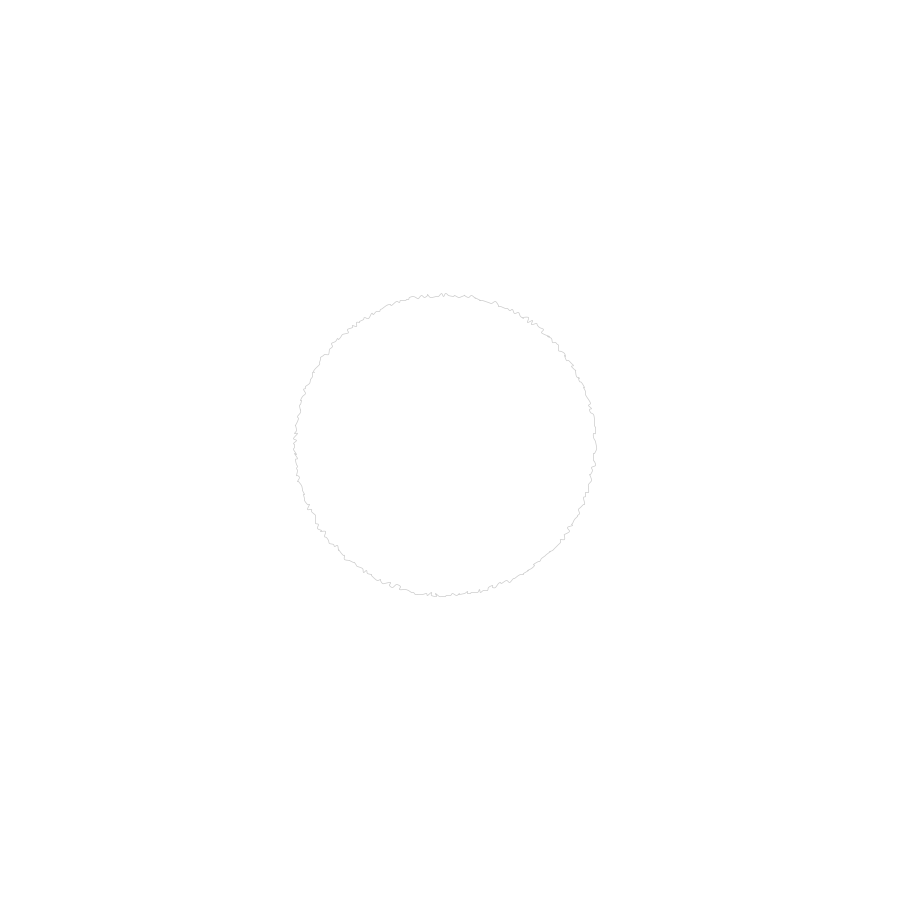
Frame 1 (no input)
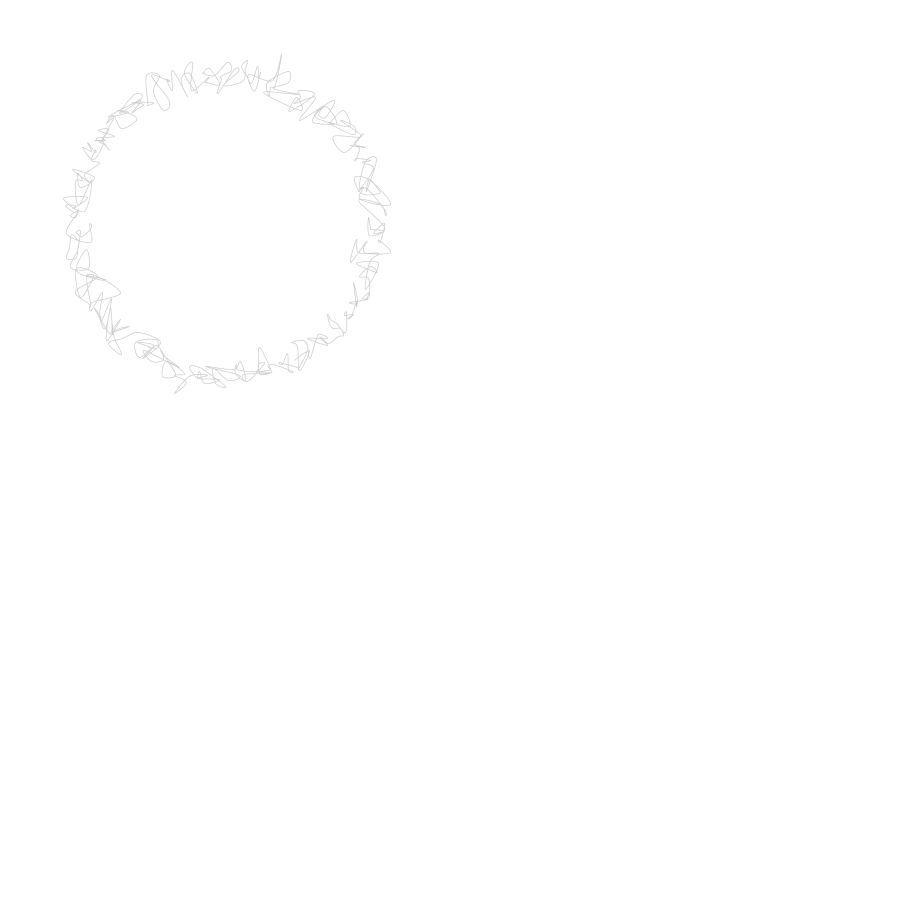
Frame 60 (the mouse pressed at the canvas centre just before this capture)
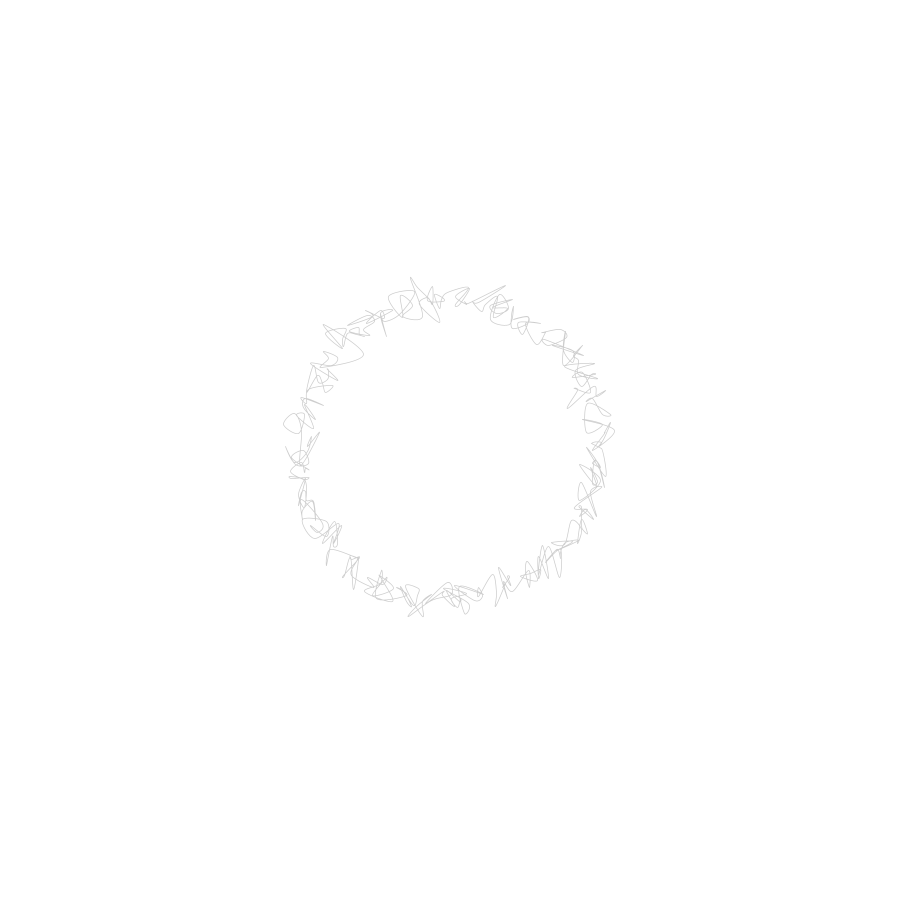
Frame 120 (the mouse held since frame 60 and released just before this capture)

The Processing sketch that drew these frames (run headless with seeded random() and noise(); from frame 60 on, the mouse is pressed at the canvas centre):

// Processing sketch: LerpCircle
// ── LerpCircle.pde
// P_2_2_3_01
//
// Generative Gestaltung – Creative Coding im Web
// ISBN: 978-3-87439-902-9, First Edition, Hermann Schmidt, Mainz, 2018
// Benedikt Groß, Hartmut Bohnacker, Julia Laub, Claudius Lazzeroni
// with contributions by Joey Lee and Niels Poldervaart
// Copyright 2018
//
// http://www.generative-gestaltung.de
//
// Licensed under the Apache License, Version 2.0 (the "License");
// you may not use this file except in compliance with the License.
// You may obtain a copy of the License at http://www.apache.org/licenses/LICENSE-2.0
// Unless required by applicable law or agreed to in writing, software
// distributed under the License is distributed on an "AS IS" BASIS,
// WITHOUT WARRANTIES OR CONDITIONS OF ANY KIND, either express or implied.
// See the License for the specific language governing permissions and
// limitations under the License.

/**
 * form mophing process by connected random agents
 *
 * MOUSE
 * click               : start a new circe
 * position x/y        : direction of floating
 *
 * KEYS
 * 1-2                 : fill styles
 * f                   : freeze. loop on/off
 * Delete/Backspace    : clear display
 * s                   : save png
 */
//'use strict';

int formResolution = 15;
int stepSize = 2;
int distortionFactor = 1;
int initRadius = 150;
int centerX;
int centerY;

ArrayList<Point> circle = new ArrayList<Point>();

boolean filled = false;
boolean freeze = false;

void setup() {
  size(900, 900);
  stroke(0, 50);
  strokeWeight(0.75);
  background(255);
  noFill();
  init(width / 2, height / 2);

  // noLoop();
}

void init(int x, int y) {
  // init shape
  centerX = x;
  centerY = y;

  circle.clear();
  // float angle = radians(floor(360 / formResolution));
  for (float angle = 0; angle < 360; angle++) {

    circle.add( new Point( (float)Math.cos(angle * Math.PI / 180) * initRadius, (float)Math.sin(angle * Math.PI / 180) * initRadius));
  }
}

void addRand() {

  circle.forEach( point -> {
    point.setX(point.getX() + random(-stepSize, stepSize));
    point.setY(point.getY() + random(-stepSize, stepSize));
  }
  );
}


void draw() {
  //// floating towards mouse position
  centerX += (mouseX - centerX) * 0.01;
  centerY += (mouseY - centerY) * 0.01;

  background(255);
  addRand();

  beginShape();

  circle.forEach( point -> {
    curveVertex(point.getX() + centerX, point.getY() + centerY);
  }
  );

  endShape(CLOSE);
}

void mousePressed() {

  init(mouseX, mouseY);
}


//void keyReleased() {
//  if (key == 's' || key == 'S') saveCanvas(gd.timestamp(), 'png');
//  if (keyCode == DELETE || keyCode == BACKSPACE) background(255);
//  if (key == '1') filled = false;
//  if (key == '2') filled = true;

//  // pauze/play draw loop
//  if (key == 'f' || key == 'F') freeze = !freeze;
//  if (freeze) {
//    noLoop();
//  } else {
//    loop();
//  }
//}

// ── Point.pde
public class Point {

    private float x;
    private float y;

    // Default constructor that sets the Point coordinates to (0, 0)
    public Point() {
        this.x = 0;
        this.y = 0;
    }

    // Constructor that takes x and y coordinates of the Point
    public Point(float x, float y) {
        this.x = x;
        this.y = y;
    }

    // Getter method for x coordinate
    public float getX() {
        return x;
    }

    // Setter method for x coordinate
    public void setX(float x) {
        this.x = x;
    }

    // Getter method for y coordinate
    public float getY() {
        return y;
    }

    // Setter method for y coordinate
    public void setY(float y) {
        this.y = y;
    }

    // Method to calculate the distance between two Points
    public double distance(Point otherPoint) {
        double distanceX = Math.pow(this.x - otherPoint.x, 2);
        double distanceY = Math.pow(this.y - otherPoint.y, 2);
        return Math.sqrt(distanceX + distanceY);
    }

    // Method to check if two Points have the same coordinates
    public boolean equals(Point otherPoint) {
        return this.x == otherPoint.x && this.y == otherPoint.y;
    }

    // Method to prfloat the coordinates of the Point
    public String toString() {
        return "(" + x + ", " + y + ")";
    }
};
